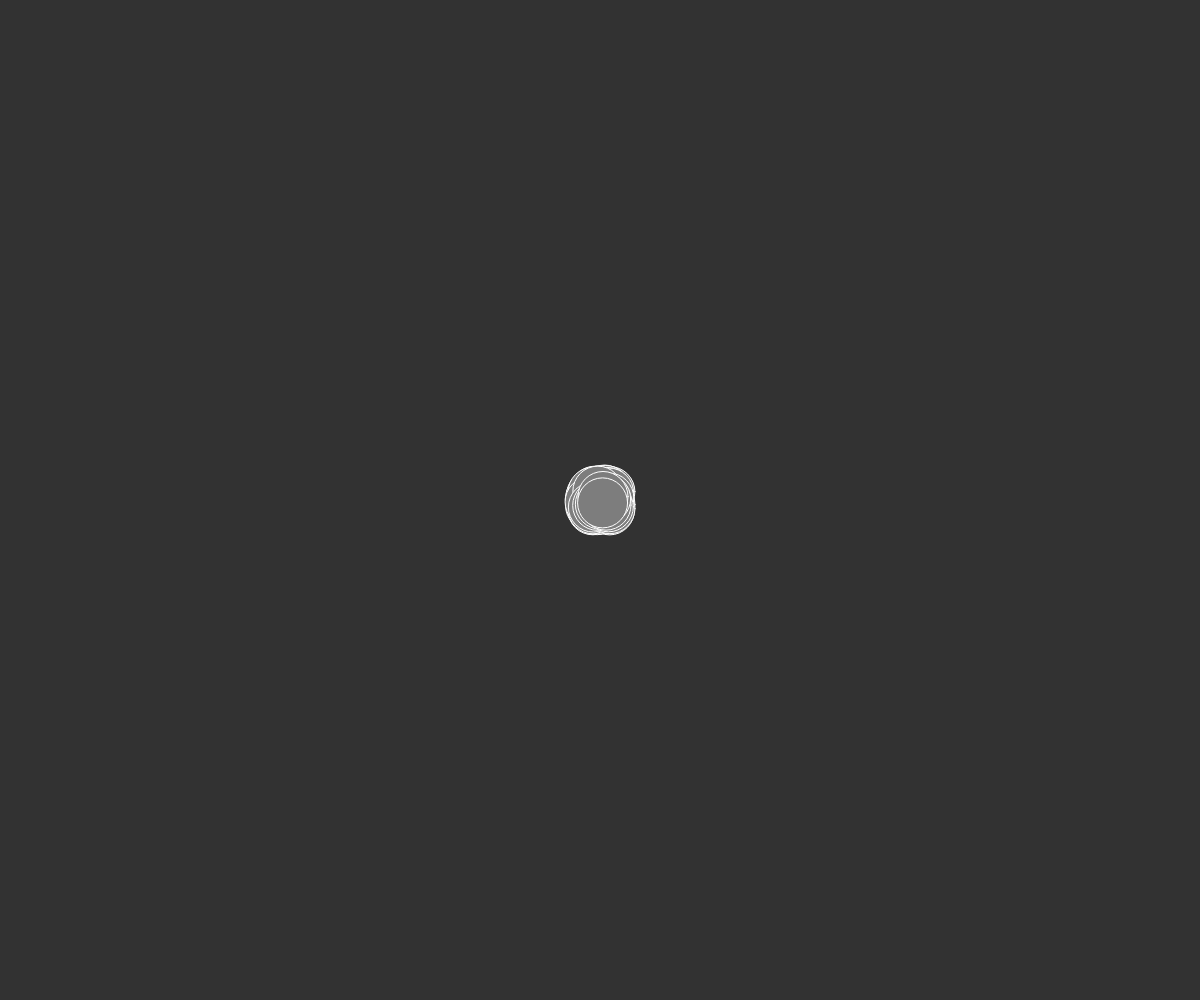
Frame 1 (no input)
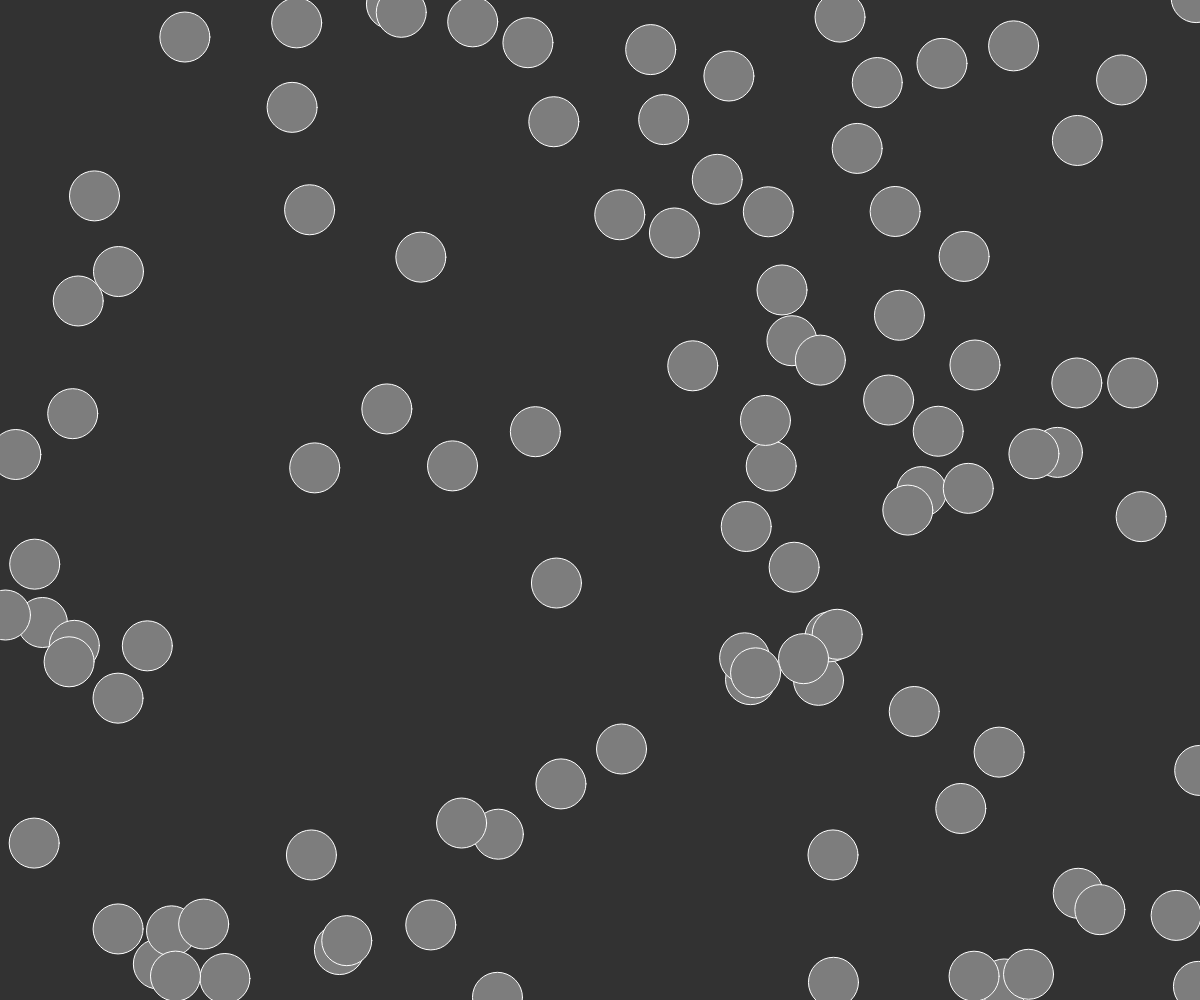
Frame 60 (no input)
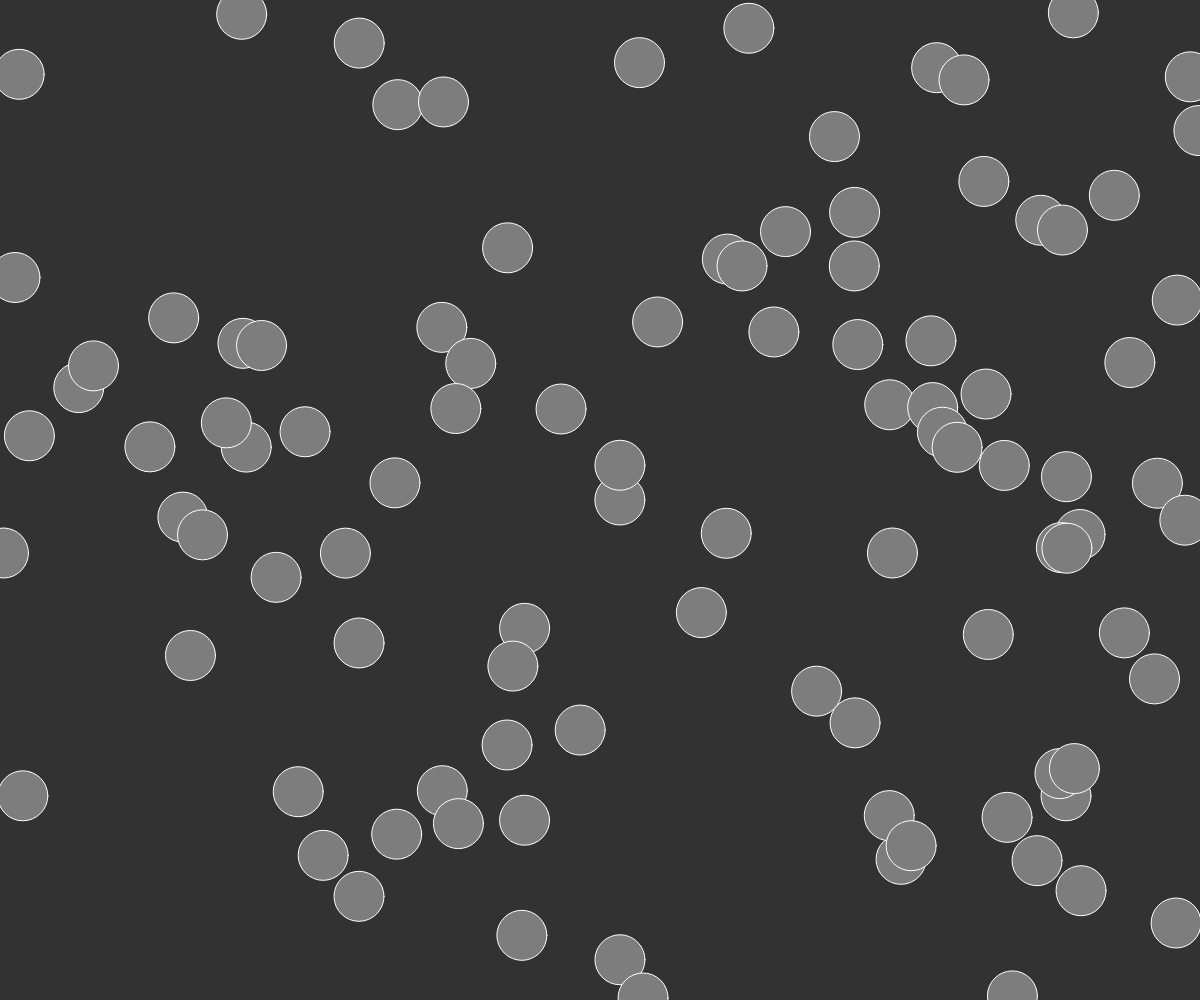
Frame 120 (the mouse pressed at the canvas centre since frame 60)

The p5.js sketch that drew these frames (run headless with seeded random() and noise() and a simulated clock; from frame 60 on, the mouse is pressed at the canvas centre):

// p5.js sketch
// ── sketch.js
///////////////////////////////////
// Jeff Guess                    //
// pratiques-algorithmiques.net  //
// github.com/jguess             //
///////////////////////////////////

var blob2 = [];

function setup() {
  createCanvas(windowWidth, windowHeight);
  
  fill(125);
  stroke(255);

  
  for(var i=0; i < 100; i++) {
    blob2[i] = new Blob2();
  }  
}

function draw() {
  background(50);
  
  for(var i=0; i < 100; i++) {
    blob2[i].move();
    blob2[i].display();
  }  
}
// ── Blob2.js
///////////////////////////////////
// Jeff Guess                    //
// pratiques-algorithmiques.net  //
// github.com/jguess             //
///////////////////////////////////

Blob2 = function () {
   this.x = width/2;
   this.y = height/2;
   this.w = 50;
   this.dirX = random(-10, 10);
   this.dirY = random(-10, 10);
};

Blob2.prototype.move = function() {

    this.x = this.x + this.dirX;

    if ((this.x > width) || (this.x < 0)) {
      this.dirX = this.dirX * - 1;
    }

    this.y = this.y + this.dirY;

    if ((this.y > height) || (this.y < 0)) {
      this.dirY = this.dirY * - 1;
    }
};

Blob2.prototype.display = function() {
    ellipse(this.x, this.y, this.w, this.w);
};
